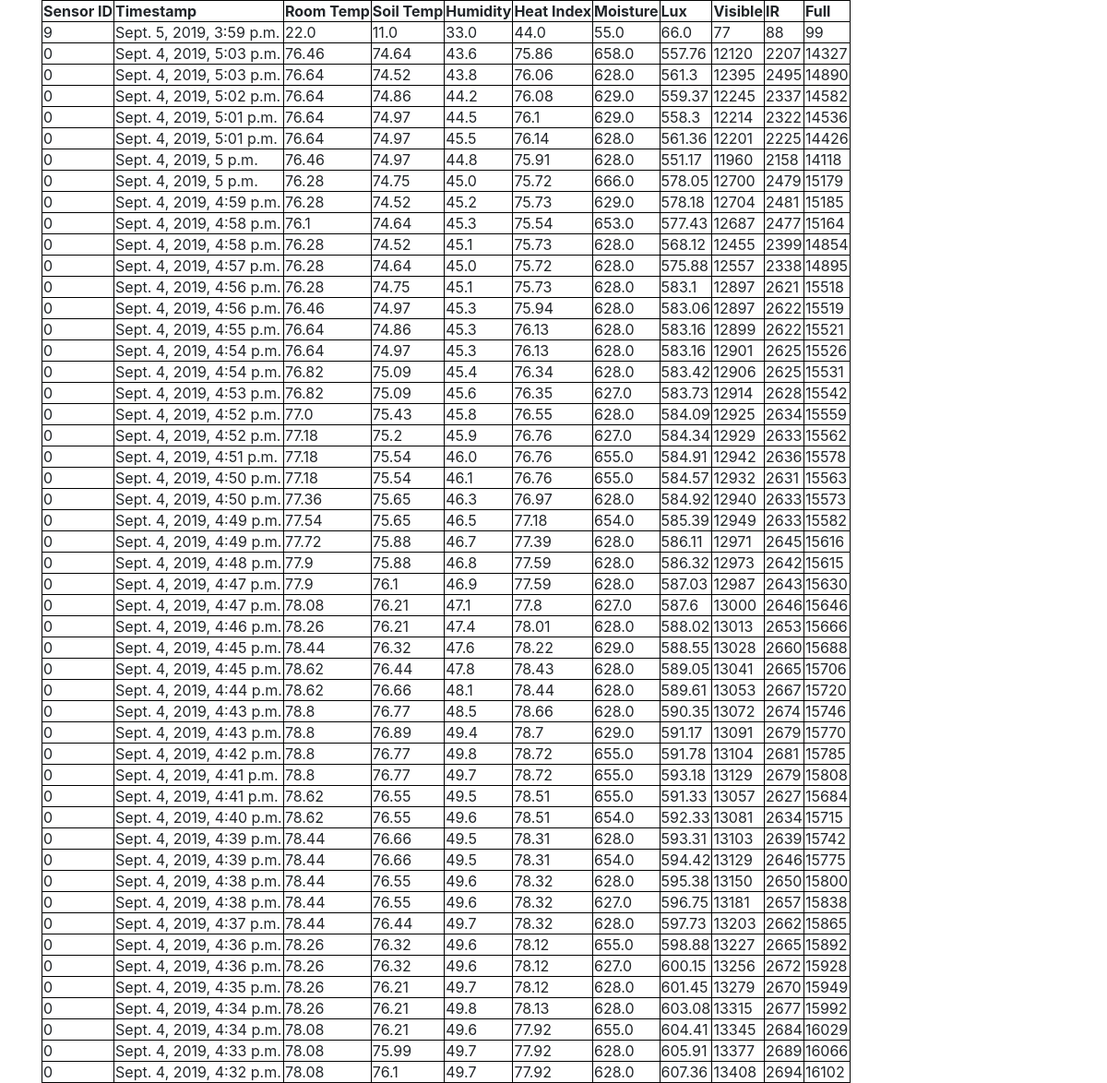
The page /sensors/table/ on the database as committed earlier.
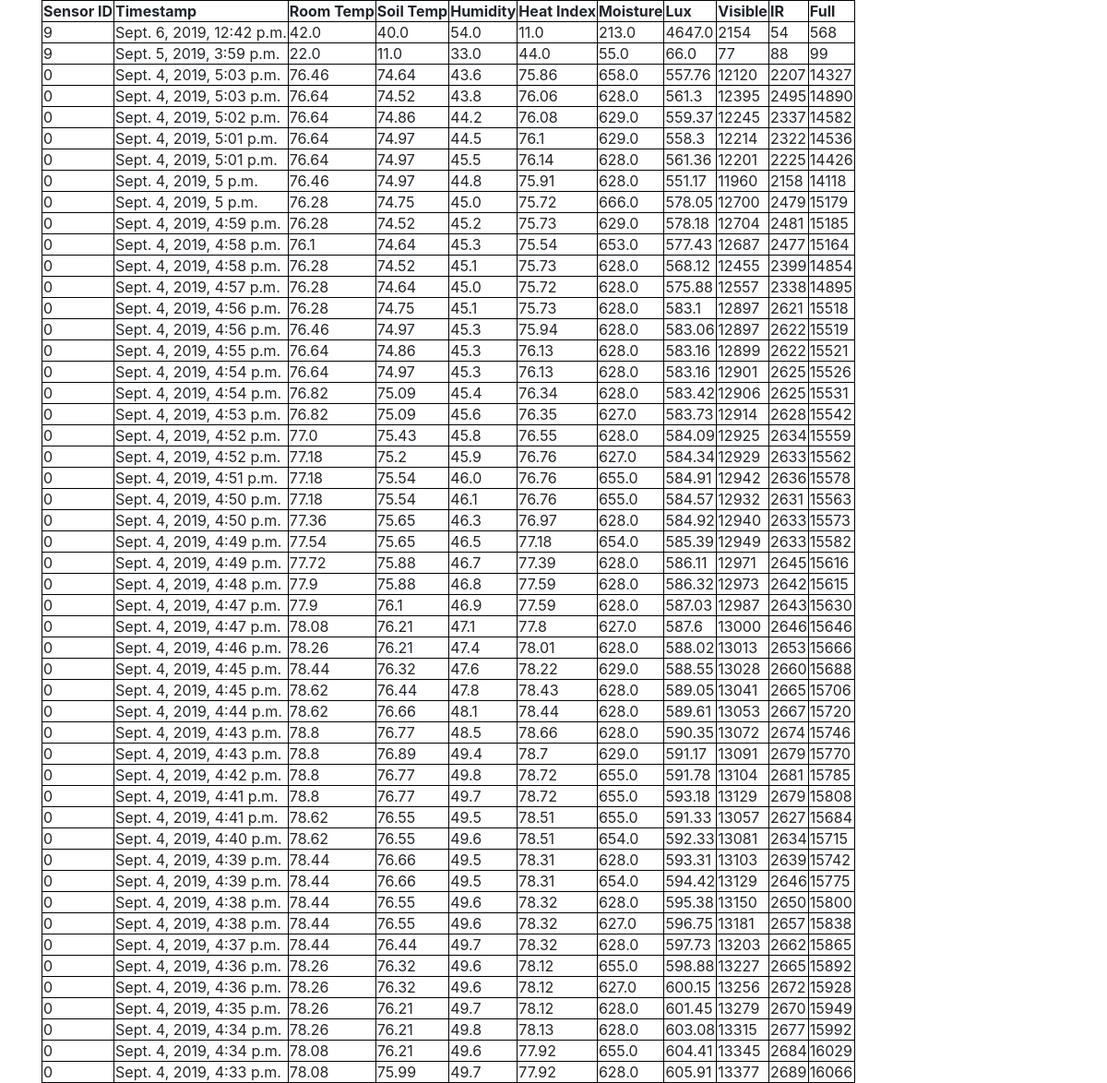
The same page on the database as committed later.
### sensors/models.py (models this page shows, shortened)
class Sensor_data(models.Model):
    sensor_id = models.IntegerField() # Sensor ID to gather data from different sensors
    temp_soil = models.FloatField() # Soil reading from waterproof temp sensor wired probe (fahrenheit)
    temp_room = models.FloatField() # Temp reading from DHT-22 sensor (fahrenheit)
    humidity = models.FloatField() # humidity reading from DHT-22 sensor (fahrenheit)
    heat_index = models.FloatField() # heat index calc from DHT-22 sensor (fahrenheit)
    moisture = models.FloatField() # moisture reading from capacitance moisture sensor
    lux = models.FloatField() # Lux luminosity reading from light sensor
    visible = models.IntegerField() # Visible spectrum light reading from light sensor
    ir = models.IntegerField() # Ifrared spectrum light reading from light sensor
    full = models.IntegerField() # Full spectrum light reading from light sensor
    timestamp = models.DateTimeField('The time/date this data was recorded') # from django.utils import timezone ... timezone.now()

### sensors/views.py (the view)
# urls.py: path('table/', views.table, name='table'),
def table(request):
    data_list = Sensor_data.objects.order_by('-timestamp')[:50]
    context = {'data_list': data_list}
    return render(request, 'sensors/table.html', context)

### sensors/templates/sensors/table.html
{% extends 'sensors/base.html' %}
{% block content %}
  {% if data_list %}
    <table>
      <tr>
        <th>Sensor ID</th>
        <th>Timestamp</th>
        <th>Room Temp</th>
        <th>Soil Temp</th>
        <th>Humidity</th>
        <th>Heat Index</th>
        <th>Moisture</th>
        <th>Lux</th>
        <th>Visible</th>
        <th>IR</th>
        <th>Full</th>
      </tr>
      {% for data in data_list %}
        <tr>
          <td>{{ data.sensor_id }}</td>
          <td>{{ data.timestamp }}</td>
          <td>{{ data.temp_room }}</td>
          <td>{{ data.temp_soil }}</td>
          <td>{{ data.humidity }}</td>
          <td>{{ data.heat_index }}</td>
          <td>{{ data.moisture }}</td>
          <td>{{ data.lux }}</td>
          <td>{{ data.visible }}</td>
          <td>{{ data.ir }}</td>
          <td>{{ data.full }}</td>
        </tr>
      {% endfor %}
    </table>
  {% else %}
      <p>No data is available.</p>
  {% endif %}
{% endblock content %}

Rows that differ between the two databases and show on the page:
no longer on this page (row unchanged): Sensor_data: sensor_id "0", timestamp "Sept. 4, 2019, 4:32 p.m.", temp_room "78.08", temp_soil "76.1", humidity "49.7", heat_index "77.92", moisture "628.0", lux "607.36", visible "13408", ir "2694", full "16102"
added Sensor_data: sensor_id "9", timestamp "Sept. 6, 2019, 12:42 p.m.", temp_room "42.0", temp_soil "40.0", humidity "54.0", heat_index "11.0", moisture "213.0", lux "4647.0", visible "2154", ir "54", full "568"
